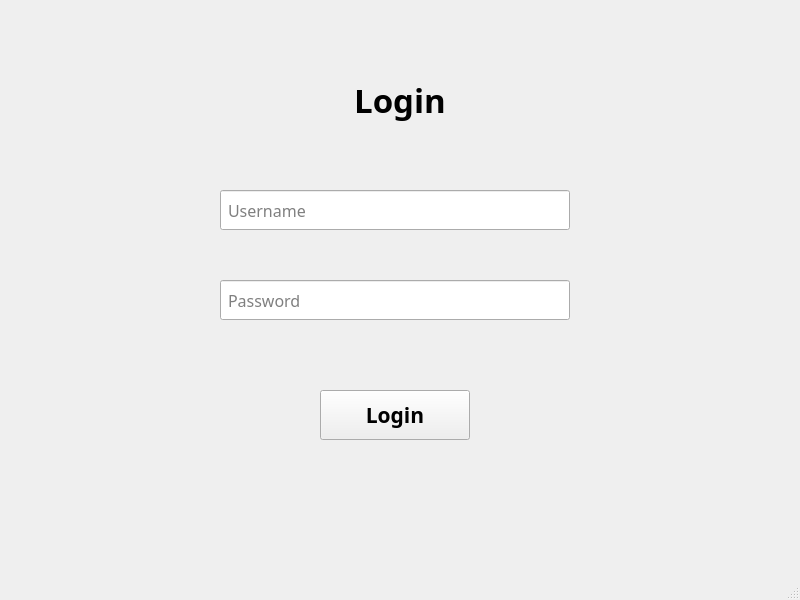
<?xml version="1.0" encoding="UTF-8"?>
<ui version="4.0">
 <class>MainWindow</class>
 <widget class="QMainWindow" name="MainWindow">
  <property name="geometry">
   <rect>
    <x>0</x>
    <y>0</y>
    <width>800</width>
    <height>600</height>
   </rect>
  </property>
  <property name="windowTitle">
   <string>MainWindow</string>
  </property>
  <widget class="QWidget" name="centralwidget">
   <widget class="QLabel" name="label">
    <property name="geometry">
     <rect>
      <x>250</x>
      <y>50</y>
      <width>300</width>
      <height>100</height>
     </rect>
    </property>
    <property name="font">
     <font>
      <family>Nunito Sans Normal ExtraBold</family>
      <pointsize>25</pointsize>
      <weight>75</weight>
      <bold>true</bold>
     </font>
    </property>
    <property name="text">
     <string>Login</string>
    </property>
    <property name="alignment">
     <set>Qt::AlignCenter</set>
    </property>
   </widget>
   <widget class="QLineEdit" name="lineEdit_username">
    <property name="geometry">
     <rect>
      <x>220</x>
      <y>190</y>
      <width>350</width>
      <height>40</height>
     </rect>
    </property>
    <property name="font">
     <font>
      <family>Nunito Sans Normal</family>
      <pointsize>12</pointsize>
     </font>
    </property>
    <property name="styleSheet">
     <string notr="true">padding-left: 5px;</string>
    </property>
    <property name="placeholderText">
     <string>Username</string>
    </property>
   </widget>
   <widget class="QLineEdit" name="lineEdit_password">
    <property name="geometry">
     <rect>
      <x>220</x>
      <y>280</y>
      <width>350</width>
      <height>40</height>
     </rect>
    </property>
    <property name="font">
     <font>
      <family>Nunito Sans Normal</family>
      <pointsize>12</pointsize>
     </font>
    </property>
    <property name="styleSheet">
     <string notr="true">padding-left: 5px;</string>
    </property>
    <property name="echoMode">
     <enum>QLineEdit::Password</enum>
    </property>
    <property name="placeholderText">
     <string>Password</string>
    </property>
   </widget>
   <widget class="QPushButton" name="btn_login">
    <property name="geometry">
     <rect>
      <x>320</x>
      <y>390</y>
      <width>150</width>
      <height>50</height>
     </rect>
    </property>
    <property name="font">
     <font>
      <family>Nunito Sans Normal ExtraBold</family>
      <pointsize>16</pointsize>
      <weight>75</weight>
      <bold>true</bold>
     </font>
    </property>
    <property name="text">
     <string>Login</string>
    </property>
   </widget>
  </widget>
  <widget class="QMenuBar" name="menubar">
   <property name="geometry">
    <rect>
     <x>0</x>
     <y>0</y>
     <width>800</width>
     <height>26</height>
    </rect>
   </property>
  </widget>
  <widget class="QStatusBar" name="statusbar"/>
 </widget>
 <resources/>
 <connections/>
</ui>
